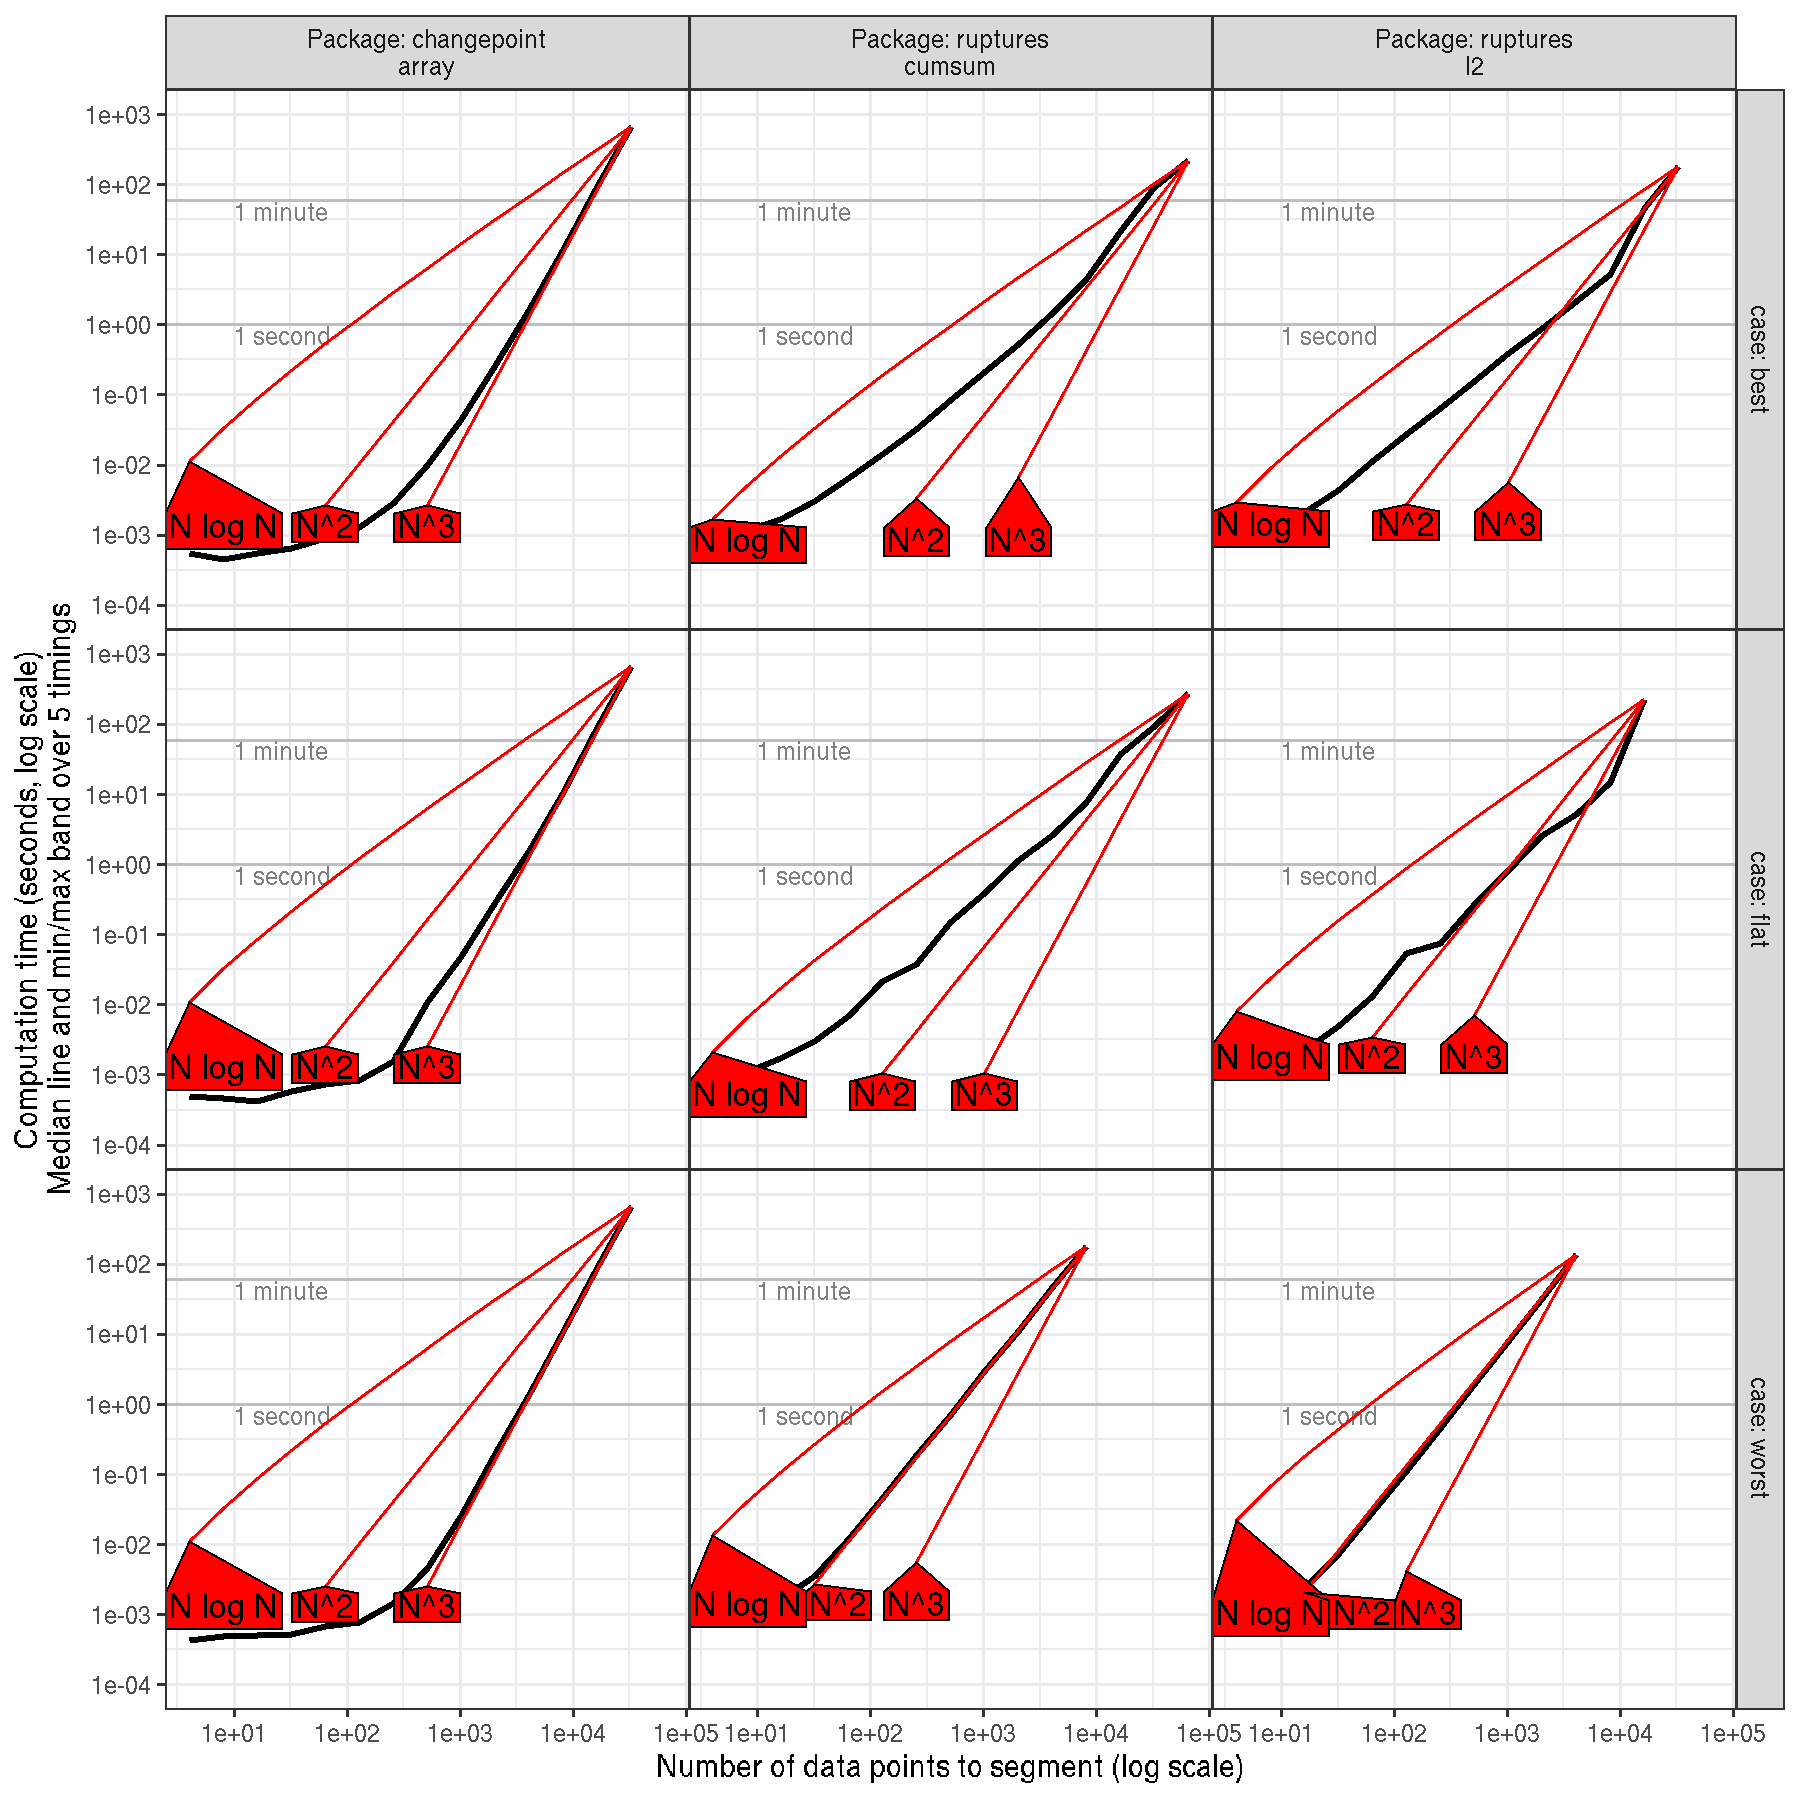

Recreate this plot in R.
source("packages.R")
references_funs <- list(
  "N log N"=function(N)log10(N*log(N)),
  "N^2"=function(N)2*log10(N),
  "N^3"=function(N)3*log10(N))
references <- function
(N, empirical, lower.limit=min(empirical),
  fun.list=NULL
){
  fun.latex <- reference <- . <- NULL
  if(is.null(fun.list))fun.list <- references_funs
  data.table(fun.latex=names(fun.list))[, {
    fun <- fun.list[[fun.latex]]
    log10.vec <- fun(N)
    one.fun <- data.table(
      N, empirical,
      reference=10^(log10.vec-max(log10.vec)+max(log10(empirical)))
    )
    above <- one.fun[lower.limit < reference]
    if(1 < nrow(above)){
      above
    }else{
      one.fun[(.N-1):.N]
    }
  }, by=.(fun.latex, fun.name=gsub("\\", "", fun.latex, fixed=TRUE))]
}
references_best <- function(DT, fun.list=NULL){
  unit.col.vec <- c(seconds="seconds_median")
  ref.dt.list <- list()
  metric.dt.list <- list()
  for(unit in names(unit.col.vec)){
    col.name <- unit.col.vec[[unit]]
    values <- DT[[col.name]]
    only.positive <- values[0 < values]
    if(length(only.positive)){
      lower.limit <- min(only.positive)
      all.refs <- DT[
      , references(N.data, .SD[[col.name]], lower.limit, fun.list)
      , by=.(Package, case)]
      all.refs[, rank := rank(N), by=.(Package, case, fun.name)]
      second <- all.refs[rank==2]
      second[, dist := log10(empirical/reference) ]
      second[, sign := sign(dist)]
      l.cols <- list(
        overall=c("Package","case"), 
        each.sign=c("Package","case","sign"))
      for(best.type in names(l.cols)){
        by <- l.cols[[best.type]]
        second[
        , paste0(best.type,".rank") := rank(abs(dist))
        , by=by]
      }
      ref.dt.list[[unit]] <- data.table(unit, all.refs[
        second,
        on=.(Package, case, fun.name, fun.latex)])
      best <- second[overall.rank==1, .(Package, case, fun.name, fun.latex)]
      metric.dt.list[[unit]] <- data.table(unit, DT[
        best, on=.(Package, case)
      ][, `:=`(
        expr.class=paste0(Package, case,"\n",fun.name),
        expr.latex=sprintf("%s %s\n$O(%s)$", Package, case, fun.latex),
        empirical=get(col.name)
      )])
    }
  }
  structure(list(
    references=do.call(rbind, ref.dt.list),
    measurements=do.call(rbind, metric.dt.list)),
    class="references_best")
}
timing.stats <- data.table::fread("figure-timings-data.csv")
timing.stats[, new.pkg := ifelse(
  package %in% names(disp.pkg), disp.pkg[package], package)]
timing.stats[, Package := sub("[.]", "\n", new.pkg, perl=TRUE)]
ref.dt <- rbind(
  data.table(seconds=1, unit="1 second"),
  data.table(seconds=60, unit="1 minute"))
ruptures <- timing.stats[
  package %in% c("ruptures.cumsum","ruptures.l2","changepoint")]
rbest <- references_best(ruptures)
rank1 <- rbest$references[reference > 1e-3]
gg <- ggplot()+
  theme_bw()+
  theme(
    legend.position="none",
    panel.spacing=grid::unit(0, "lines"))+
  facet_grid(case ~ Package, labeller=label_both)+
  geom_hline(aes(
    yintercept=seconds),
    data=ref.dt,
    color="grey")+
  geom_text(aes(
    10, seconds, label=unit),
    data=ref.dt,
    size=3,
    hjust=0,
    vjust=1.1,
    color="grey50")+
  ## directlabels::geom_dl(aes(
  ##   N.data, seconds_median, color=case, label=case),
  ##   data=ruptures,
  ##   method=list(cex=0.6, "last.polygons"))+
  geom_ribbon(aes(
    N.data, ymin=seconds_min, ymax=seconds_max, fill=case),
    alpha=0.5,
    data=ruptures)+
  geom_line(aes(
    N.data, seconds_median),
    size=1,
    data=ruptures)+
  scale_x_log10(
    "Number of data points to segment (log scale)",
    breaks=10^seq(1, 6, by=1))+
  scale_y_log10(
    "Computation time (seconds, log scale)\nMedian line and min/max band over 5 timings",
    breaks=10^seq(-10,10))+
  geom_line(aes(
    N, reference, group=paste(Package, case, fun.name)),
    color="red",
    data=rank1)+
  directlabels::geom_dl(aes(
    N, reference, 
    label=fun.name, 
    label.group=paste(fun.name)),
    color="red",
    method="bottom.polygons",
    data=rank1)+
  coord_cartesian(ylim=c(1e-4, 1e3))
png("figure-compare-ruptures.png", width=9, height=9, units="in", res=200)
print(gg)
dev.off()
